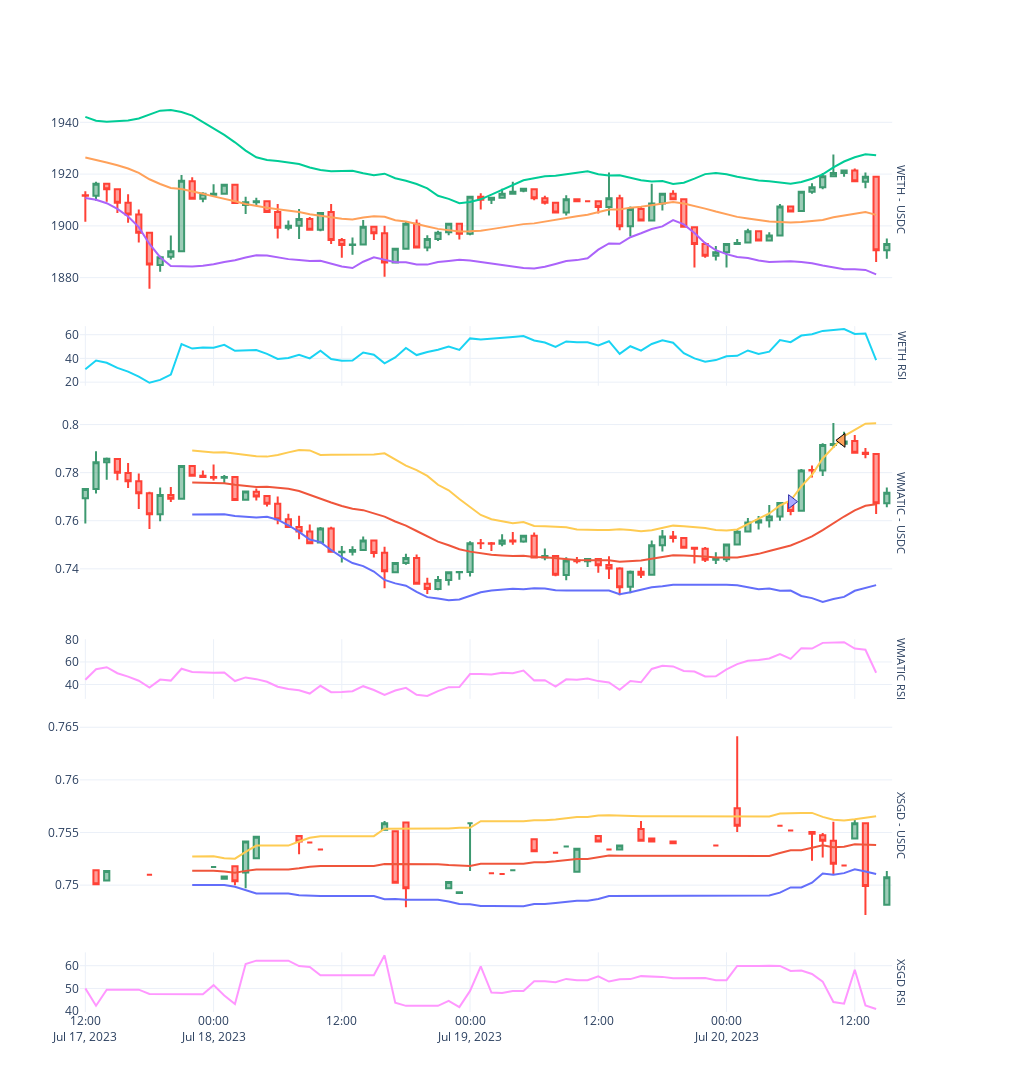

Write notebook code for a chart like this one.
### Code cell
from tradeexecutor.visual.strategy_state import draw_multi_pair_strategy_state

draw_multi_pair_strategy_state(state, universe)
